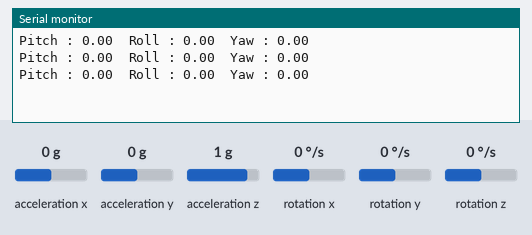
Bench run of a sketch on a simulated Arduino Uno, built with avr-gcc and run on an emulated ATmega328P. Parts: the last lines printed to the serial monitor. The inputs (shaded band) are chosen by the test bench; at power-on: acceleration x 0 g, acceleration y 0 g, acceleration z 1 g, rotation z 0 °/s, rotation x 0 °/s, rotation y 0 °/s.

Above: at 4.2 s.
4.3 s: acceleration x set to -1.4 g
At 4.9 s:
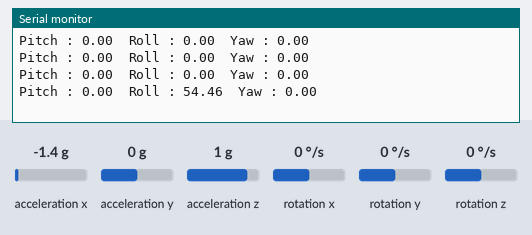
5.8 s: acceleration y set to -1.4 g
At 6.4 s:
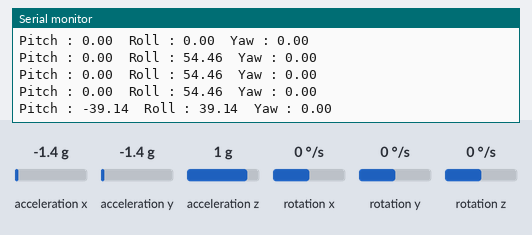
7.3 s: acceleration z set to -1.4 g
At 7.9 s:
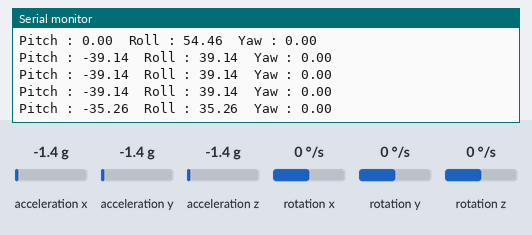
8.8 s: rotation z set to -192 °/s
At 9.5 s:
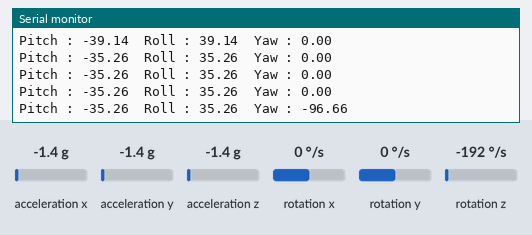
Timing chart, 0 to 11.3 s (numbered marks = the images above; inputs shaded):
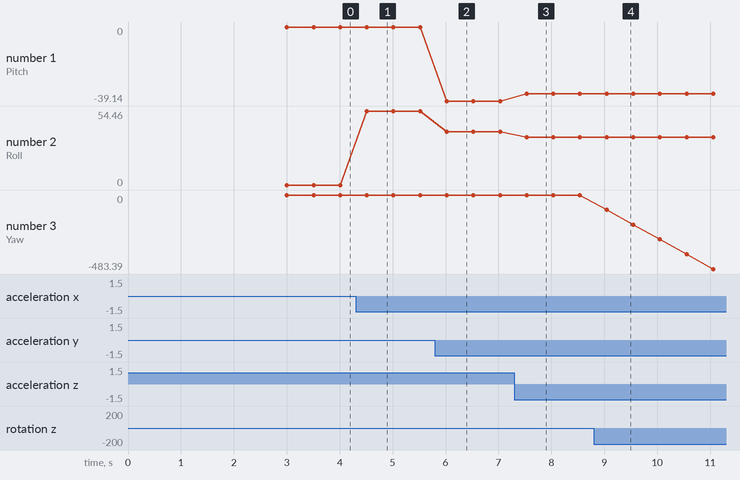

The sketch:

MPU_6050.ino
```cpp
#include <MPU6050_tockn.h>//un genio
#include <Wire.h>

MPU6050 mpu6050(Wire);

void setup() {
  Serial.begin(9600);
  Wire.begin();
  mpu6050.begin();
  mpu6050.calcGyroOffsets(true);
}

void loop() {
  mpu6050.update();
  //bastante sencillo no hay mucho misterio, solo toma y muestra los datos
  Serial.print("Pitch : ");
  Serial.print(mpu6050.getAngleX());
  Serial.print("\tRoll : ");
  Serial.print(mpu6050.getAngleY());
  Serial.print("\tYaw : ");
  Serial.print(mpu6050.getAngleZ());
  Serial.println("\n");
  delay(500);

}
```

Measured:
- after the input at 4.3 s, the serial monitor: prints a new line after 0.21 s (image 1)
- after the input at 5.8 s, the serial monitor: prints a new line after 0.22 s (image 2)
- after the input at 7.3 s, the serial monitor: prints a new line after 0.23 s (image 3)
- after the input at 8.8 s, the serial monitor: prints a new line after 0.24 s (image 4)
- plotted number 1: 0 → -39.14 after the input at 5.8 s, -39.14 → -35.26 after the input at 7.3 s
- plotted number 2: 0 → 54.46 after the input at 4.3 s, 54.46 → 39.14 after the input at 5.8 s, 39.14 → 35.26 after the input at 7.3 s
- plotted number 3: 0 → -483.39 after the input at 8.8 s
